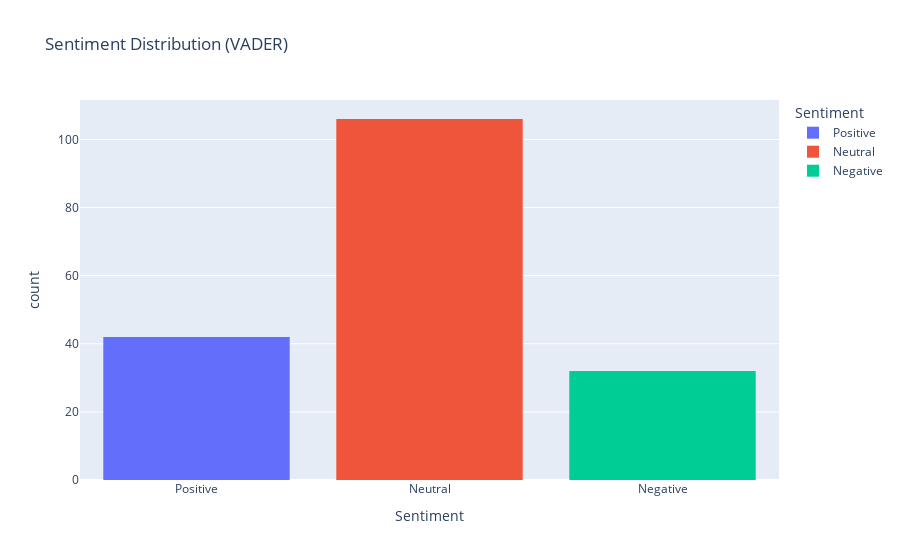

Notebook code cell kept with this figure:
### Code cell
fig = px.histogram(df2, x="Sentiment", color="Sentiment",
                   category_orders={"Sentiment":["Positive","Neutral","Negative"]},
                   title="Sentiment Distribution (VADER)")
fig.show()

### Figure 1 — Plotly figure (JSON) as saved in the notebook; plotly's stock layout.template omitted (floating-point values rounded to 4 significant figures)
{"data": [{"alignmentgroup": "True", "bingroup": "x", "hovertemplate": "Sentiment=%{x}<br>count=%{y}<extra></extra>", "legendgroup": "Positive", "marker": {"color": "#636efa", "pattern": {"shape": ""}}, "name": "Positive", "offsetgroup": "Positive", "orientation": "v", "showlegend": true, "type": "histogram", "x": ["Positive", "Positive", "Positive", "Positive", "Positive", "Positive", "Positive", "Positive", "Positive", "Positive", "Positive", "Positive", "Positive", "Positive", "Positive", "Positive", "Positive", "Positive", "Positive", "Positive", "Positive", "Positive", "Positive", "Positive", "Positive", "Positive", "Positive", "Positive", "Positive", "Positive", "Positive", "Positive", "Positive", "Positive", "Positive", "Positive", "Positive", "Positive", "Positive", "Positive", "Positive", "Positive"], "xaxis": "x", "yaxis": "y"}, {"alignmentgroup": "True", "bingroup": "x", "hovertemplate": "Sentiment=%{x}<br>count=%{y}<extra></extra>", "legendgroup": "Neutral", "marker": {"color": "#EF553B", "pattern": {"shape": ""}}, "name": "Neutral", "offsetgroup": "Neutral", "orientation": "v", "showlegend": true, "type": "histogram", "x": ["Neutral", "Neutral", "Neutral", "Neutral", "Neutral", "Neutral", "Neutral", "Neutral", "Neutral", "Neutral", "Neutral", "Neutral", "Neutral", "Neutral", "Neutral", "Neutral", "Neutral", "Neutral", "Neutral", "Neutral", "Neutral", "Neutral", "Neutral", "Neutral", "Neutral", "Neutral", "Neutral", "Neutral", "Neutral", "Neutral", "Neutral", "Neutral", "Neutral", "Neutral", "Neutral", "Neutral", "Neutral", "Neutral", "Neutral", "Neutral", "Neutral", "Neutral", "Neutral", "Neutral", "Neutral", "Neutral", "Neutral", "Neutral", "Neutral", "Neutral", "Neutral", "Neutral", "Neutral", "Neutral", "Neutral", "Neutral", "Neutral", "Neutral", "Neutral", "Neutral", "Neutral", "Neutral", "Neutral", "Neutral", "Neutral", "Neutral", "Neutral", "Neutral", "Neutral", "Neutral", "Neutral", "Neutral", "Neutral", "Neutral", "Neutral", "Neutral", "Neutral", "Neutral", "Neutral", "Neutral", "Neutral", "Neutral", "Neutral", "Neutral", "Neutral", "Neutral", "Neutral", "Neutral", "Neutral", "Neutral", "Neutral", "Neutral", "Neutral", "Neutral", "Neutral", "Neutral", "Neutral", "Neutral", "Neutral", "Neutral", "Neutral", "Neutral", "Neutral", "Neutral", "Neutral", "Neutral"], "xaxis": "x", "yaxis": "y"}, {"alignmentgroup": "True", "bingroup": "x", "hovertemplate": "Sentiment=%{x}<br>count=%{y}<extra></extra>", "legendgroup": "Negative", "marker": {"color": "#00cc96", "pattern": {"shape": ""}}, "name": "Negative", "offsetgroup": "Negative", "orientation": "v", "showlegend": true, "type": "histogram", "x": ["Negative", "Negative", "Negative", "Negative", "Negative", "Negative", "Negative", "Negative", "Negative", "Negative", "Negative", "Negative", "Negative", "Negative", "Negative", "Negative", "Negative", "Negative", "Negative", "Negative", "Negative", "Negative", "Negative", "Negative", "Negative", "Negative", "Negative", "Negative", "Negative", "Negative", "Negative", "Negative"], "xaxis": "x", "yaxis": "y"}], "layout": {"autosize": true, "barmode": "relative", "legend": {"title": {"text": "Sentiment"}, "tracegroupgap": 0}, "title": {"text": "Sentiment Distribution (VADER)"}, "xaxis": {"anchor": "y", "autorange": true, "categoryarray": ["Positive", "Neutral", "Negative"], "categoryorder": "array", "domain": [0, 1], "range": [-0.5, 2.5], "title": {"text": "Sentiment"}, "type": "category"}, "yaxis": {"anchor": "x", "autorange": true, "domain": [0, 1], "range": [0, 111.6], "title": {"text": "count"}}}}
